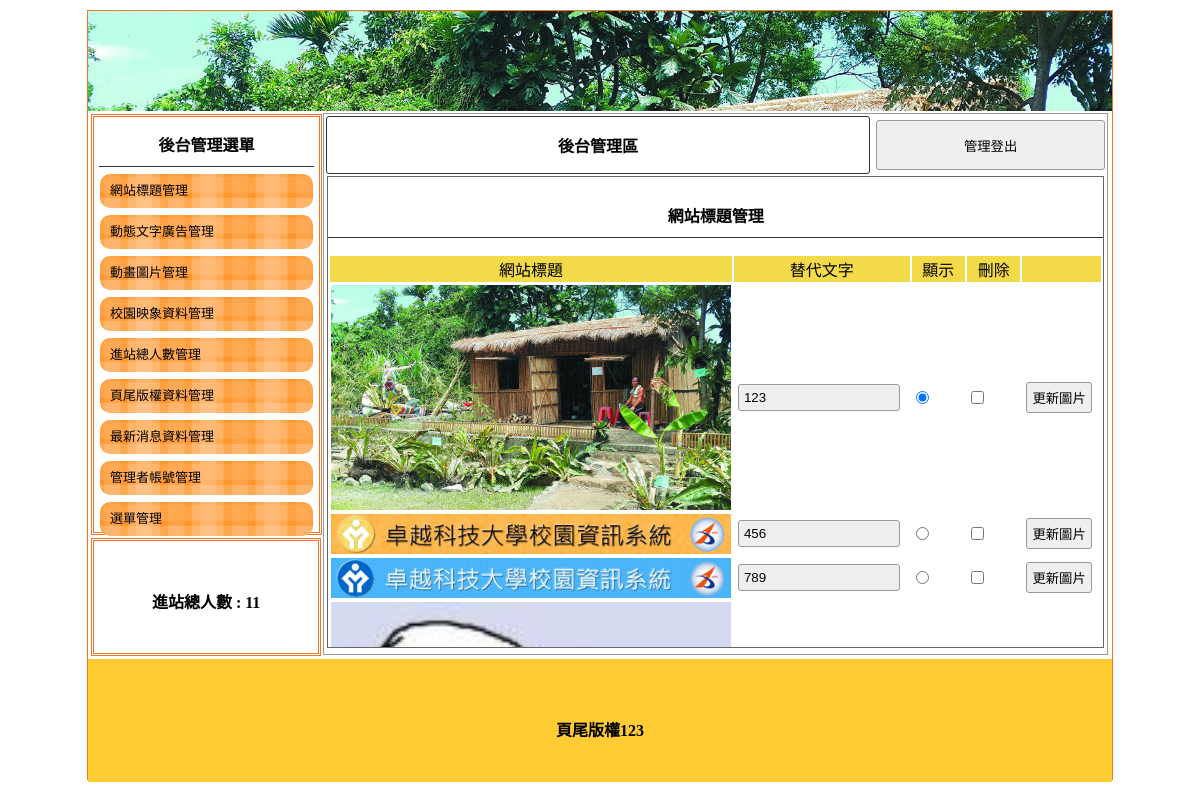
The app's page /admin.php with its own data.
### tables this page shows
CREATE TABLE `title` (
  `id` int(11) NOT NULL,
  `file` text NOT NULL,
  `text` text NOT NULL,
  `display` int(11) NOT NULL
);

CREATE TABLE `footer` (
  `text` text NOT NULL
);

### func.php (called while the page is built, shortened)
<?php
	function sql($tbl, $show)
	{
		$sql = "select * from ".$tbl;
		if($show)	$sql .= " where display = 1";
		return $sql;
	}
?>

### sql.php (called while the page is built, shortened)
<?php
	include_once "func.php";
	$link = mysqli_connect("localhost", "root", "", "dbxx");
	mysqli_query($link, "set names utf8");
	$result = mysqli_query($link, sql("title", 1));
	$row = mysqli_fetch_array($result);
	$title = $row["file"];
	$title_text = $row["text"];
	$footer = mysqli_fetch_array(mysqli_query($link, sql("footer", 0)))["text"];
	$visit = mysqli_fetch_array(mysqli_query($link, sql("visit", 0)))["count"];
?>

### title.php (the view, shortened to what this page needs)
                                <p class="t cent botli">網站標題管理</p>
    <form method="post" action="api.php?do=title" enctype="multipart/form-data">
<table width="100%">
	<tbody><tr class="yel">
    	<td width="45%">網站標題</td><td width="23%">替代文字</td><td width="7%">顯示</td><td width="7%">刪除</td><td></td>
                </tr>
	<?php
		$result = mysqli_query($link, sql("title", 0));
		while($row = mysqli_fetch_array($result))
		{
			?>
			<tr>
			<td><img src="img/<?=$row["file"]?>" width="400"></td>
			<td><input type="text" value="<?=$row["text"]?>" name="text[]"></td>
			<td><input type="radio" value="<?=$row["id"]?>" name="dis" <?=($row["display"])?"checked":""?>></td>
			<td><input type="checkbox" value="<?=$row["id"]?>" name="del[]"></td>
			<td><input type="button" onclick="op(&#39;#cover&#39;,&#39;#cvr&#39;,&#39;view.php?do=uptitle&id=<?=$row["id"]?>&#39;)" value="更新圖片"></td>
			</tr>
			<?php
		}
	?>
</tbody></table>
    </form>

### admin.php (shortened to what this page needs)
<!DOCTYPE html PUBLIC "-//W3C//DTD XHTML 1.0 Transitional//EN" "http://www.w3.org/TR/xhtml1/DTD/xhtml1-transitional.dtd">
<html xmlns="http://www.w3.org/1999/xhtml"><head><meta http-equiv="Content-Type" content="text/html; charset=UTF-8">
<?php
	include_once "sql.php";
	include_once "auth.php";
?>
<link href="./assets/css.css" rel="stylesheet" type="text/css">
</head>
<body>
	<div id="main">
    	<a title="<?=$title_text?>" href="./index.php"><div class="ti" style="background:url(&#39;img/<?=$title?>&#39;); background-size:cover;"></div></a>
        	<div id="ms">
             	<div id="lf" style="float:left;">
            		<div id="menuput" class="dbor">
                    	                    		<span class="t botli">後台管理選單</span>
                			                            <a style="color:#000; font-size:13px; text-decoration:none;" href="admin.php">
                            	<div class="mainmu">
                    			網站標題管理                    			</div>
                            </a>
							                            <a style="color:#000; font-size:13px; text-decoration:none;" href="?do=admin&redo=ad">
                            	<div class="mainmu">
                    			動態文字廣告管理                    			</div>
                            </a>
							                            <a style="color:#000; font-size:13px; text-decoration:none;" href="?do=admin&redo=mvim">
                            	<div class="mainmu">
                    			動畫圖片管理                    			</div>
                            </a>
							                            <a style="color:#000; font-size:13px; text-decoration:none;" href="?do=admin&redo=image">
                            	<div class="mainmu">
                    			校園映象資料管理                    			</div>
                            </a>
										    <a style="color:#000; font-size:13px; text-decoration:none;" href="?do=admin&redo=total">
                            	<div class="mainmu">
                    			進站總人數管理                    			</div>
                            </a>
							                            <a style="color:#000; font-size:13px; text-decoration:none;" href="?do=admin&redo=bottom">
                            	<div class="mainmu">
                    			頁尾版權資料管理                    			</div>
                            </a>
							                            <a style="color:#000; font-size:13px; text-decoration:none;" href="?do=admin&redo=news">
                            	<div class="mainmu">
                    			最新消息資料管理                    			</div>
                            </a>
							                            <a style="color:#000; font-size:13px; text-decoration:none;" href="?do=admin&redo=admin">
                            	<div class="mainmu">
                    			管理者帳號管理                    			</div>
                            </a>
										    <a style="color:#000; font-size:13px; text-decoration:none;" href="?do=admin&redo=menu">
                            	<div class="mainmu">
                    			選單管理                    			</div>
                            </a>
							                    </div>
                    <div class="dbor" style="margin:3px; width:95%; height:20%; line-height:100px;">
                    	<span class="t">進站總人數 :
                        	<?=$visit?>                     </span>
                    </div>
        		</div>
                <div class="di" style="height:540px; border:#999 1px solid; width:76.5%; margin:2px 0px 0px 0px; float:left; position:relative; left:20px;">
                                                    <table width="100%">
                                	<tbody><tr>
                                    	<td style="width:70%;font-weight:800; border:#333 1px solid; border-radius:3px;" class="cent"><a href="?do=admin" style="color:#000; text-decoration:none;">後台管理區</a></td><td><button onclick="document.cookie=&#39;user=&#39;;lo('api.php?do=logout')" style="width:99%; margin-right:2px; height:50px;">管理登出</button></td>
                                    </tr>
                                </tbody></table>
                                <div style="width:99%; height:87%; margin:auto; overflow:auto; border:#666 1px solid;">
								<?php
									if(empty($_GET["redo"]))	include "title.php";
									else 	include "a".$_GET["redo"].".php";
								?>
                                    </div>
                                                </div>
                             </div>
            	<div style="width:1024px; left:0px; position:relative; background:#FC3; margin-top:4px; height:123px; display:block;">
                	<span class="t" style="line-height:123px;"><?=$footer?></span>
                </div>
    </div>
</body></html>

### assets/css.css (style rules this page uses)
body { padding:0px; margin:0px; }
#main { width:1024px; height:768px; margin:10px auto 10px auto; border:#EE7728 1px solid; position:relative; }
.ti { width:100%; height:100px; position:relative; background-size:cover; background-repeat:no-repeat; }
.dbor { border:#EE7728 double 3px; margin:1px; padding:2px 10px 2px 10px; }
.t { font-weight:800; display:block; text-align:center; padding:10px 1px 10px 1px; }
.botli { border-bottom:#333 1px solid; }
.mainmu { position:relative; border-radius:10px; background:url(icon/menu.fw.png) center no-repeat; background-size:cover; line-height:30px; padding:2px 10px 2px 10px; margin:7px 1px 7px 1px; }
#lf { height:540px; width:21%; display:inline-block; }
#menuput { width:100%; height:75%; position:relative; padding:5px; display:block; margin: 3px; }
.di { display:inline-block; }
.cent { text-align:center; }
input,button { border:#999 1px solid; border-radius:3px; background:#EFEFEF; padding:5px; margin:3px; }
input[type=text],input[type=password] { width:150px; }
.yel td { background:#F3DA49; text-align:center; }

### records on screen
title: file (picture), text "123", display "☑"
title: file (picture), text "456"
title: file (picture), text "789"
title: file (picture)
footer: text "頁尾版權123"

### other values on screen
$visit "11"
